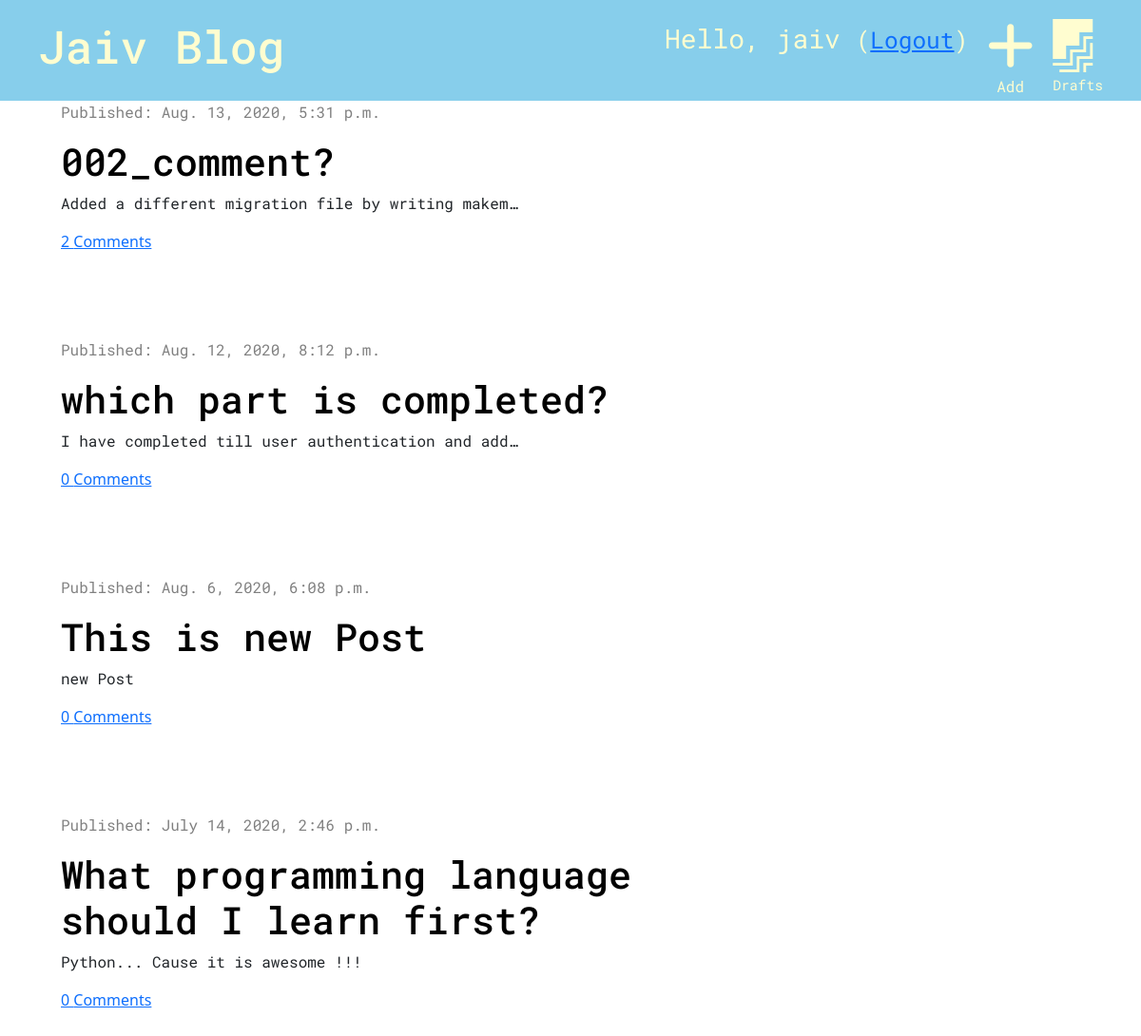
The app's page / (signed in) with its own data.
### blog/models.py (models this page shows, shortened)
class Post(models.Model):
    author = models.ForeignKey('auth.User', on_delete=models.CASCADE)
    title = models.CharField(max_length=200)
    text = models.TextField()
    created_date = models.DateTimeField(default=timezone.now)
    published_date = models.DateTimeField(blank=True, null=True)
    def approved_comments(self):
        return self.comments.filter(approved=True)

### blog/views.py (the view)
# urls.py: path('', views.post_list, name='post_list'),
def post_list(request):
    posts = Post.objects.filter(published_date__lte=timezone.now()).order_by('-published_date')
    stuff_for_frontend = {'posts': posts}
    return render(request, 'blog/post_list.html', stuff_for_frontend)

### blog/templates/blog/post_list.html (shortened to what this page needs)
{% extends 'blog/base.html' %}
    {% block content %}
            {% for post in posts %}
            <div class="post">
                <div class="date">
                    <p>Published: {{ post.published_date}}</p>
                </div>
            <h1><a href="{% url 'post_detail' pk=post.pk %}">{{ post.title }}</a></h1>
            <p>{{ post.text|truncatechars:50 }}</p>
            <a href="{% url 'post_detail' pk=post.pk %}">{{ post.approved_comments.count }} Comments</a>
            </div>
            {% endfor %}
    {% endblock %}

### blog/templates/blog/base.html (shortened to what this page needs)
<!DOCTYPE html>
<html lang="en">
<head>
    {% load static %}
    <link rel="stylesheet" href="https://stackpath.bootstrapcdn.com/bootstrap/5.0.0-alpha1/css/bootstrap.min.css">
    <link rel="stylesheet" href="{% static 'css/blog.css' %}">
</head>
<body>
<div class="page-header">
    {% if user.is_authenticated %}
         <a href="{% url 'post_draft_list' %}" class="top-menu"><i class="fab fa-firstdraft fa-2x" style="color: #fffdd0;"></i><p style="font-size: 11pt;">Drafts</p></a>
        <a href="{% url 'post_new' %}" class="top-menu"><i class="fas fa-plus fa-2x" style="color: #fffdd0;"></i><p style="font-size: 12pt; padding-left: 10px">Add</p></a>
        <p class="top-menu"> Hello, {{ user.username }} <small>(<a href="{% url 'logout' %}">Logout</a>) </small></p>
    {% else %}
        <a href="{% url 'login' %}" class="top-menu"><i class="fas fa-sign-in-alt fa-2x"></i><p style="font-size: 12pt;">Sign In</p></a>
    {% endif %}
    <h1><a href="{% url 'post_list' %}"> Jaiv Blog </a> </h1>
</div>
<div class="content container">
    <div class="row">
       <div class="col-md-8">
           {% block content %}
           {% endblock %}
       </div>
    </div>
</div>

### blog/static/css/blog.css (style rules this page uses)
.page-header { background-color: skyblue; margin-top: 0; padding: 20px 20px 20px 40px; }
.page-header h1 a { color: #fffdd0; text-decoration: none; font-size: 36pt; }
.content { margin-left: 40px; }
h1, h2, h3, h4, p { font-family: "Roboto Mono", "Lucida Grande", "DejaVu Sans", "Bitstream Vera Sans", Verdana, Arial, sans-serif; }
.date { color: grey; }
.post { margin-bottom: 90px; }
.post h1 a { color: #000000; text-decoration: none; }
.top-menu, .top-menu:hover { color: #fffdd0; float: right; margin-right: 20px; font-size: 21pt; text-decoration: none; }

### records on screen
Post: published_date "Aug. 13, 2020, 5:31 p.m.", title "002_comment?", text "Added a different migration file by writing makem…", approved_comments.count "2"
Post: published_date "Aug. 12, 2020, 8:12 p.m.", title "which part is completed?", text "I have completed till user authentication and add…", approved_comments.count "0"
Post: published_date "Aug. 6, 2020, 6:08 p.m.", title "This is new Post", text "new Post", approved_comments.count "0"
Post: published_date "July 14, 2020, 2:46 p.m.", title "What programming language should I learn first?", text "Python... Cause it is awesome !!!", approved_comments.count "0"

### other values on screen
{{ user.username }} "jaiv"
